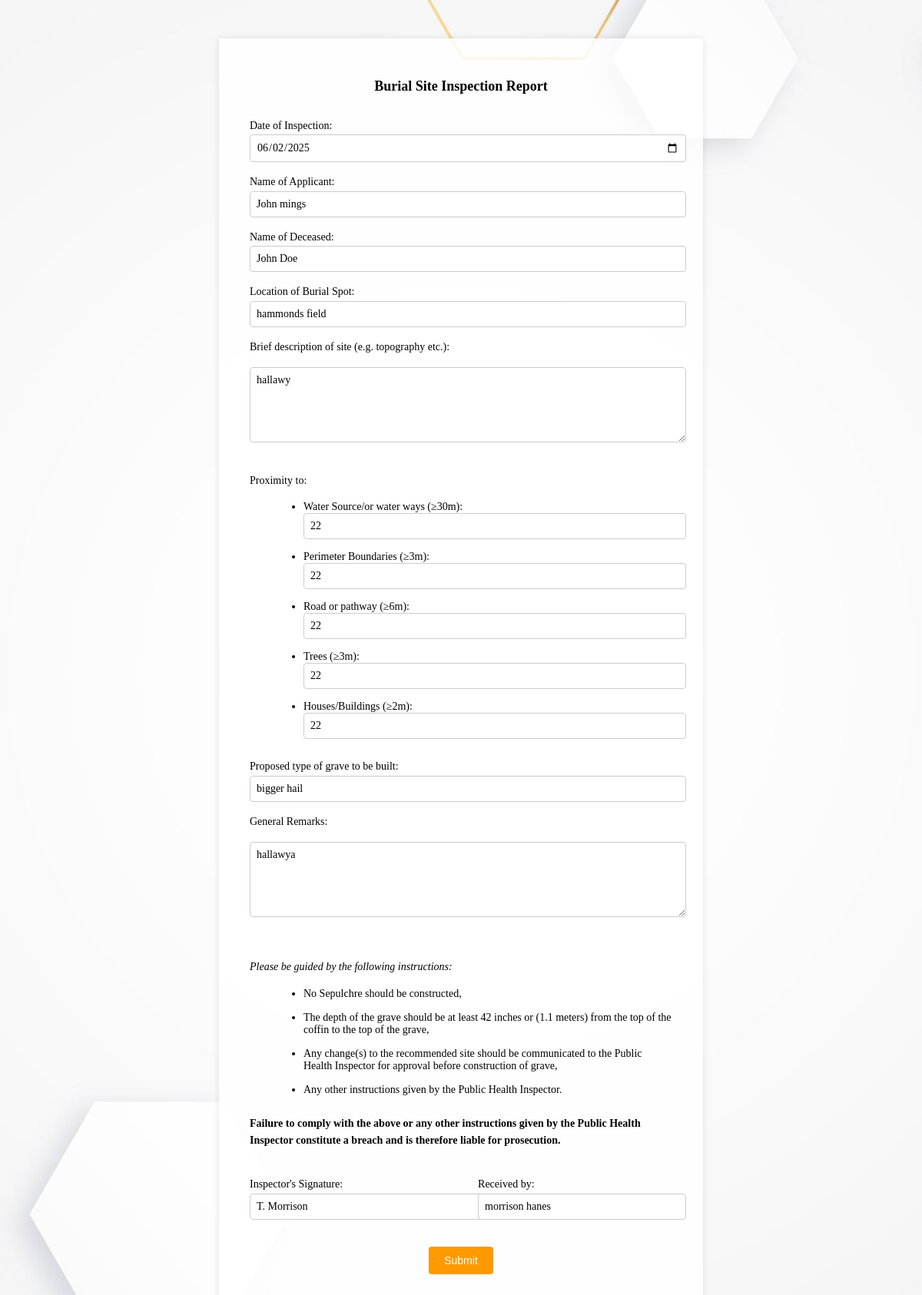
The page /new_burial_form?id=1 (signed in) on the database its author committed.
### tables this page shows
CREATE TABLE burial_site_inspections (
        id INTEGER PRIMARY KEY AUTOINCREMENT,
        inspection_date TEXT,
        applicant_name TEXT,
        deceased_name TEXT,
        burial_location TEXT,
        site_description TEXT,
        proximity_water_source TEXT,
        proximity_perimeter_boundaries TEXT,
        proximity_road_pathway TEXT,
        proximity_trees TEXT,
        proximity_houses_buildings TEXT,
        proposed_grave_type TEXT,
        general_remarks TEXT,
        inspector_signature TEXT,
        received_by TEXT,
        created_at TEXT
    );

### app.py (the view)
@app.route('/new_burial_form')
def new_burial_form():
    if 'inspector' not in session:
        return redirect(url_for('login'))
    inspection_id = request.args.get('id')
    if inspection_id:
        conn = sqlite3.connect('inspections.db')
        c = conn.cursor()
        c.execute("SELECT * FROM burial_site_inspections WHERE id = ?", (inspection_id,))
        inspection = c.fetchone()
        conn.close()
        if inspection:
            inspection_data = {
                'id': inspection[0],
                'inspection_date': inspection[1],
                'applicant_name': inspection[2],
                'deceased_name': inspection[3],
                'burial_location': inspection[4],
                'site_description': inspection[5],
                'proximity_water_source': inspection[6],
                'proximity_perimeter_boundaries': inspection[7],
                'proximity_road_pathway': inspection[8],
                'proximity_trees': inspection[9],
                'proximity_houses_buildings': inspection[10],
                'proposed_grave_type': inspection[11],
                'general_remarks': inspection[12],
                'inspector_signature': inspection[13],
                'received_by': inspection[14],
                'created_at': inspection[15]
            }
            return render_template('burial_form.html', inspection=inspection_data)
    return render_template('burial_form.html', inspection=None)

### templates/burial_form.html (shortened to what this page needs)
<!DOCTYPE html>
<html>
<head>
</head>
<body>
    <form id="burialForm" method="POST" action="{{ url_for('submit_burial') }}" data-offline-form="true">
        <div class="form-container">
            <h1>Burial Site Inspection Report</h1>
            <p>Date of Inspection: <input type="date" name="inspection_date" value="{{ inspection.inspection_date if inspection else '' }}" required></p>
            <p>Name of Applicant: <input type="text" name="applicant_name" value="{{ inspection.applicant_name if inspection else '' }}" required></p>
            <p>Name of Deceased: <input type="text" name="deceased_name" value="{{ inspection.deceased_name if inspection else '' }}" required></p>
            <p>Location of Burial Spot: <input type="text" name="burial_location" value="{{ inspection.burial_location if inspection else '' }}" required></p>
            <p>Brief description of site (e.g. topography etc.):</p>
            <textarea class="wide-textarea" name="site_description" required>{{ inspection.site_description if inspection else '' }}</textarea>
            <p>Proximity to:</p>
            <ul class="bullet-list">
                <li>Water Source/or water ways (≥30m): <input type="text" name="proximity_water_source" value="{{ inspection.proximity_water_source if inspection else '' }}" placeholder="metres"></li>
                <li>Perimeter Boundaries (≥3m): <input type="text" name="proximity_perimeter_boundaries" value="{{ inspection.proximity_perimeter_boundaries if inspection else '' }}" placeholder="metres"></li>
                <li>Road or pathway (≥6m): <input type="text" name="proximity_road_pathway" value="{{ inspection.proximity_road_pathway if inspection else '' }}" placeholder="metres"></li>
                <li>Trees (≥3m): <input type="text" name="proximity_trees" value="{{ inspection.proximity_trees if inspection else '' }}" placeholder="metres"></li>
                <li>Houses/Buildings (≥2m): <input type="text" name="proximity_houses_buildings" value="{{ inspection.proximity_houses_buildings if inspection else '' }}" placeholder="metres"></li>
            </ul>
            <p>Proposed type of grave to be built: <input type="text" name="proposed_grave_type" value="{{ inspection.proposed_grave_type if inspection else '' }}" required></p>
            <p>General Remarks:</p>
            <textarea class="wide-textarea" name="general_remarks">{{ inspection.general_remarks if inspection else '' }}</textarea>
            <p class="instructions">Please be guided by the following instructions:</p>
            <ul class="bullet-list">
                <li>No Sepulchre should be constructed,</li>
                <li>The depth of the grave should be at least 42 inches or (1.1 meters) from the top of the coffin to the top of the grave,</li>
                <li>Any change(s) to the recommended site should be communicated to the Public Health Inspector for approval before construction of grave,</li>
                <li>Any other instructions given by the Public Health Inspector.</li>
            </ul>
            <p class="failure-notice">Failure to comply with the above or any other instructions given by the Public Health Inspector constitute a breach and is therefore liable for prosecution.</p>
            <div class="signatures">
                <p>Inspector's Signature: <input type="text" name="inspector_signature" value="{{ inspection.inspector_signature if inspection else '' }}" required></p>
                <p>Received by: <input type="text" name="received_by" value="{{ inspection.received_by if inspection else '' }}" required></p>
            </div>
            <div class="buttons">
                <button id="submit-btn" class="btn" type="submit">Submit</button>
            </div>
        </div>
    </form>
</body>
</html>

### rows shown on the page
burial_site_inspections: inspection_date "06/02/2025", applicant_name "John mings", deceased_name "John Doe", burial_location "hammonds field", site_description "hallawy", proximity_water_source "22", proximity_perimeter_boundaries "22", proximity_road_pathway "22", proximity_trees "22", proximity_houses_buildings "22", proposed_grave_type "bigger hail", general_remarks "hallawya", inspector_signature "T. Morrison", received_by "morrison hanes"
